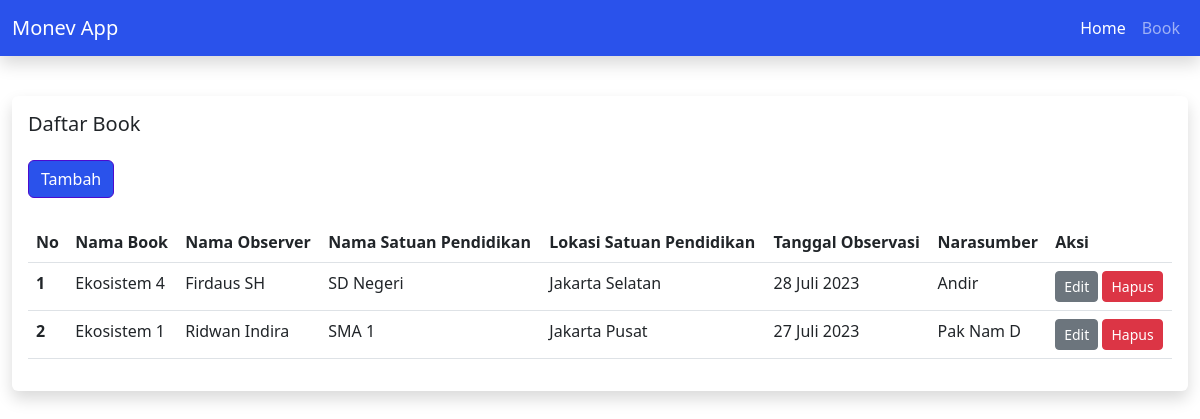
Screenshot of /book.php with the database file from the repository.
### tables this page shows
CREATE TABLE `book` (
  `id_book` int(11) NOT NULL,
  `nama_buku` varchar(100) NOT NULL DEFAULT '0',
  `nama_observer` varchar(100) NOT NULL DEFAULT '0',
  `satuan_pendidikan` varchar(200) NOT NULL DEFAULT '0',
  `lokasi` varchar(200) NOT NULL DEFAULT '0',
  `tanggal` date NOT NULL,
  `narasumber` varchar(100) NOT NULL DEFAULT '',
  `created_at` datetime DEFAULT NULL,
  `updated_at` datetime DEFAULT NULL
);

### function/partials.php (called while the page is built, shortened)
<?php
$partialsPath = null;
function partials(string $filename): void
{
  global $partialsPath;
  include "$partialsPath/$filename";
}

### function/query.php (called while the page is built, shortened)
<?php
function query_select($table, $role = [])
{
  global $conn;
  $sql = "SELECT * FROM $table";
  if (isset($role['orderby'])) {
    $sql .= " ORDER BY " . $role['orderby'];
  }
  $result = mysqli_query($conn, $sql);
  $rows = [];
  while ($row = mysqli_fetch_assoc($result)) {
    $rows[] = $row;
  }
  return $rows;
}

### function/date.php (called while the page is built)
<?php
function getListBulan()
{
  return [
    "01" => "Januari",
    "02" => "Februari",
    "03" => "Maret",
    "04" => "April",
    "05" => "Mei",
    "06" => "Juni",
    "07" => "Juli",
    "08" => "Agustus",
    "09" => "September",
    "10" => "Oktober",
    "11" => "November",
    "12" => "Desember",
  ];
}
function getBulanName($month)
{
  $months = getListBulan();
  return $months[$month];
}
function dateToString($date)
{
  $d = explode('-', $date);
  return $d[2] . " " . getBulanName($d[1]) . " " . $d[0];
}

### book.php (the view, shortened to what this page needs)
<?php
$data = query_select('book', ['orderby' => "id_book DESC"]);
?>
<!doctype html>
  <html lang="en">
  <?php partials('head.php') ?>
  <body>
    <?php partials('navbar.php') ?>
    <div class="container-fluid mt-5 pt-5">
      <div class="card shadow border-0">
        <div class="card-body">
          <h5 class="mb-4">Daftar Book</h5>
          <a href="book-add.php" class="btn btn-primary mb-4">Tambah</a>
        <div class="row">
          <div class="col-md-12">
            <table class="table">
              <thead>
                <tr>
                  <th scope="col">No</th>
                  <th scope="col">Nama Book</th>
                  <th scope="col">Nama Observer</th>
                  <th scope="col">Nama Satuan Pendidikan</th>
                  <th scope="col">Lokasi Satuan Pendidikan</th>
                  <th scope="col">Tanggal Observasi</th>
                  <th scope="col">Narasumber</th>
                  <th scope="col">Aksi</th>
                </tr>
              </thead>
              <tbody>
                <?php $no = 1 ?>
                <?php foreach ($data as $item): ?>
                  <tr>
                    <th scope="row"><?= $no++ ?></th>
                    <td><?= $item['nama_buku'] ?></td>
                    <td><?= $item['nama_observer'] ?></td>
                    <td><?= $item['satuan_pendidikan'] ?></td>
                    <td><?= $item['lokasi'] ?></td>
                    <td><?= dateToString( $item['tanggal'] ) ?></td>
                    <td><?= $item['narasumber'] ?></td>
                    <td>
                      <button type="button" class="btn btn-secondary btn-sm" data-bs-toggle="modal" data-bs-target="#modalEdit" onclick="handleEditModal(<?= $item['id_book'] ?>, '<?= $item['nama_observer'] ?>', '<?= $item['nama_buku'] ?>', '<?= $item['satuan_pendidikan'] ?>', '<?= $item['lokasi'] ?>', '<?= $item['tanggal'] ?>', '<?= $item['narasumber'] ?>')">
                        Edit
                      </button>
                      <?php if (count($data) > 1): ?>
                        <button type="button" class="btn btn-danger btn-sm" data-bs-toggle="modal" data-bs-target="#modalHapus" onclick="handleHapusModal(<?= $item['id_book'] ?>)">
                          Hapus
                        </button>
                      <?php endif ?>
                    </td>
                  </tr>
                <?php endforeach ?>
              </tbody>
            </table>
          </div>
        </div>
      </div>
    </div>
  </div>
</body>
</html>

### partials/head.php (shortened to what this page needs)
<head>
    <link href="assets/css/bootstrap.css" rel="stylesheet">
</head>

### partials/navbar.php (shortened to what this page needs)
<nav class="navbar navbar-expand-lg navbar-dark shadow fixed-top" style="background-color: #2A52EB">
  <div class="container-fluid">
    <a class="navbar-brand" href="#">Monev App</a>
    <div class="collapse navbar-collapse" id="navbarNav">
      <ul class="navbar-nav ms-auto">
        <li class="nav-item">
          <a class="nav-link active" aria-current="page" href="index.php">Home</a>
        </li>
        <li class="nav-item">
          <a class="nav-link" href="book.php">Book</a>
        </li>
      </ul>
    </div>
  </div>
</nav>

### partials/head.php (style rules this page uses)
.btn-primary { background-color: #2A52EB !important; border-color: #4c0bce !important; }

### rows the page displays
book: nama_buku "Ekosistem 4", nama_observer "Firdaus SH", satuan_pendidikan "SD Negeri", lokasi "Jakarta Selatan", tanggal "28 Juli 2023", narasumber "Andir"
book: nama_buku "Ekosistem 1", nama_observer "Ridwan Indira", satuan_pendidikan "SMA 1", lokasi "Jakarta Pusat", tanggal "27 Juli 2023", narasumber "Pak Nam D"
